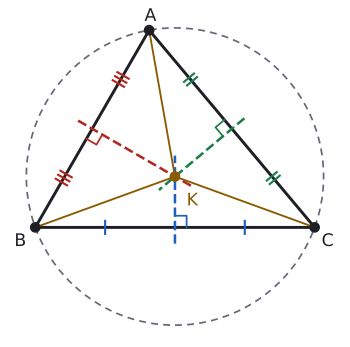

The Python source for this figure:
import sys; sys.path.insert(0, "tools")
from cizim import *

def uz(P, Q): return round(float(np.linalg.norm(np.asarray(P) - np.asarray(Q))), 3)
def ucgen(a, b, c):
    """|BC|=a, |CA|=b, |AB|=c. B orijinde, C x ekseninde."""
    x = (c**2 - b**2 + a**2) / (2 * a)
    return np.array([x, np.sqrt(c**2 - x**2)]), np.array([0.0, 0.0]), np.array([float(a), 0.0])
def ucgen_aci(A_, B_, a=6.0):
    """B ve A köşelerindeki açılar (derece) ve |BC|=a ile üçgen."""
    C_ = 180 - A_ - B_; c = a * np.sin(np.radians(C_)) / np.sin(np.radians(A_))
    return c * np.array([np.cos(np.radians(B_)), np.sin(np.radians(B_))]), np.array([0.0, 0.0]), np.array([a, 0.0])
def cevrel(A, B, C):
    """Kenar orta dikmelerin kesim noktası."""
    M = 2 * np.array([B - A, C - A]); r = np.array([B @ B - A @ A, C @ C - A @ A])
    return np.linalg.solve(M, r)
def kenar(ax, P, Q, metin, G, d=0.45, renk=YAZI, fs=13):
    P, Q = np.asarray(P, float), np.asarray(Q, float); M = (P + Q) / 2
    u = (Q - P) / np.linalg.norm(Q - P); v = np.array([-u[1], u[0]])
    if np.dot(v, M - np.asarray(G)) < 0: v = -v
    ax.text(*(M + d * v), metin, ha="center", va="center", color=renk, fontsize=fs)
def dik(ax, K, P, Q, s=0.3, renk=SOLUK):
    """K köşesinde KP ile KQ arasındaki dik açı işareti."""
    u = (P - K) / np.linalg.norm(P - K) * s; v = (Q - K) / np.linalg.norm(Q - K) * s
    ax.plot(*zip(K + u, K + u + v, K + v), color=renk, lw=1.3)
def aci_olc(K, P, Q):
    u, v = P - K, Q - K
    return round(float(np.degrees(np.arccos(np.dot(u, v) / np.linalg.norm(u) / np.linalg.norm(v)))), 3)
def centik(ax, P, Q, n=1, renk=SOLUK, L=0.18, ara=0.12):
    P, Q = np.asarray(P, float), np.asarray(Q, float)
    u = (Q - P) / np.linalg.norm(Q - P); v = np.array([-u[1], u[0]]); M = (P + Q) / 2
    for k in range(n):
        c = M + (k - (n - 1) / 2) * ara * u
        ax.plot(*zip(c - L * v, c + L * v), color=renk, lw=1.6)
def kesis(P, Q, R, S):
    """PQ doğrusu ile RS doğrusunun kesim noktası."""
    t = np.linalg.solve(np.array([Q - P, R - S]).T, R - P); return P + t[0] * (Q - P)

# Dar açılı ABC (A=70°, B=60°, C=50°). Üç kenar orta dikme K'de kesişir; K üç köşeye eşit uzaklıktadır.
A, B, C = ucgen_aci(70, 60, a=6.0)
K = cevrel(A, B, C); R = uz(K, A)
print("KA KB KC", uz(K, A), uz(K, B), uz(K, C))

fig, ax = sekil(5.0, 4.4)
ax.set_aspect("equal"); ax.axis("off")
ax.add_patch(patches.Circle(K, R, fill=False, ls=(0, (4, 3)), color=SOLUK, lw=1.3))
ax.plot(*zip(A, B, C, A), color=YAZI)
for (P, Q), renk, n in (((B, C), MAVI, 1), ((C, A), YESIL, 2), ((A, B), KIRMIZI, 3)):
    M = (P + Q) / 2; u = (K - M) / np.linalg.norm(K - M)
    ax.plot(*zip(M - 0.35 * u, K + 0.45 * u), color=renk, lw=1.9, ls="--")
    dik(ax, M, Q, K, s=0.25, renk=renk)
    centik(ax, P, M, n, renk=renk, L=0.14, ara=0.1); centik(ax, M, Q, n, renk=renk, L=0.14, ara=0.1)
for P in (A, B, C):
    ax.plot(*zip(K, P), color=SARI, lw=1.4)
nokta(ax, *A, "A", dx=-0.1, dy=0.2); nokta(ax, *B, "B", dx=-0.45, dy=-0.4); nokta(ax, *C, "C", dx=0.15, dy=-0.4)
nokta(ax, *K, "K", dx=0.25, dy=-0.62, renk=SARI)
ax.set_xlim(K[0] - R - 0.4, K[0] + R + 0.4); ax.set_ylim(K[1] - R - 0.3, K[1] + R + 0.3)
kaydet(fig, __file__)
